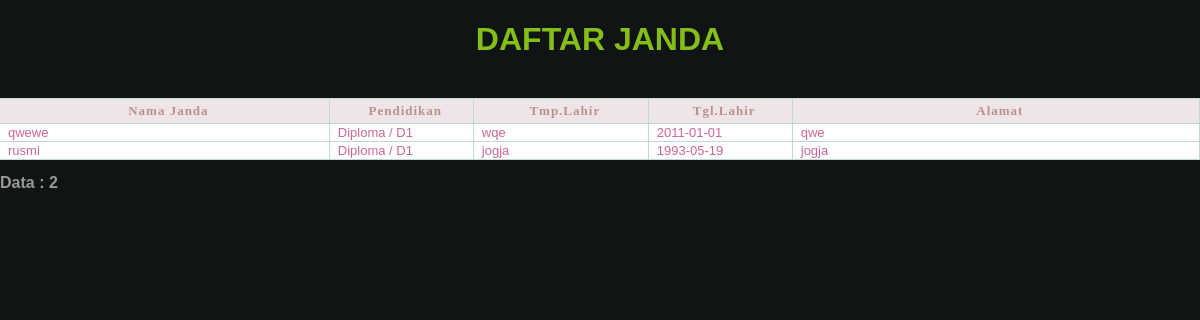
The app's page /pages/janda/LaporanJanda.php with its own data.
### tables this page shows
CREATE TABLE `janda` (
  `id` int(11) NOT NULL auto_increment,
  `nama` varchar(50) NOT NULL,
  `pendidikan` varchar(30) NOT NULL,
  `tmp_lahir` varchar(20) NOT NULL,
  `tgl_lahir` date NOT NULL,
  `alamat` varchar(50) NOT NULL,
  PRIMARY KEY  (`id`)
);

### conf/conf.php (called while the page is built, shortened)
<?php
    $db_name        ="masjid";
     function bukaquery($sql)
	 {
       $result=mysql_query($sql)
        or die(mysql_error()."<br/><font color=red><b>Gagal</b> menjalankan perintah query !");
        return $result;
     }
?>

### pages/janda/LaporanJanda.php (the view)
<?php
 include '../../conf/conf.php';
?>
<html>
    <head>
        <link href="../../css/default.css" rel="stylesheet" type="text/css" />
    </head>
    <body>
    <?php
        $keyword=$_GET['keyword'];
        $_sql = "select id, nama, pendidikan, tmp_lahir, tgl_lahir, alamat
                 from janda
                 where
                 nama like '%".$keyword."%' or
                 pendidikan like '%".$keyword."%' or
                 tmp_lahir like '%".$keyword."%' or
                 tgl_lahir like '%".$keyword."%' or
                 alamat like '%".$keyword."%'
                 order by nama ASC  ";
        $hasil=bukaquery($_sql);
        $jumlah=mysql_num_rows($hasil);
        if(mysql_num_rows($hasil)!=0) {
            echo "<table width='100%'  border='0' align='center' cellpadding='0' cellspacing='0' class='tbl_form'>
				<caption><h1 class=title>DAFTAR JANDA</h1><br></caption>
                    <tr class='head'>
                                <td width='200px'><div align='center'><font size='2' face='Verdana'><strong>Nama Janda</strong></font></div></td>
                                 <td width='80px'><div align='center'><font size='2' face='Verdana'><strong>Pendidikan</strong></font></div></td>
                                 <td width='100px'><div align='center'><font size='2' face='Verdana'><strong>Tmp.Lahir</strong></font></div></td>
                                 <td width='80px'><div align='center'><font size='2' face='Verdana'><strong>Tgl.Lahir</strong></font></div></td>
                                 <td width='250px'><div align='center'><font size='2' face='Verdana'><strong>Alamat</strong></font></div></td>
                     </tr>";
                    while($baris = mysql_fetch_array($hasil)) {
                        echo "<tr class='isi'>
                                 <td>$baris[1]</td>
                                 <td>$baris[2]</td>
                                 <td>$baris[3]</td>
                                 <td>$baris[4]</td>
                                 <td>$baris[5]</td>
                               </tr>";
                    }
            echo "</table><br><font color='999999' size='3'> <b>Data : $jumlah</b></font>";
        }
    ?>
    </body>
</html>

### css/default.css (style rules this page uses)
body { font-family:Arial, Helvetica, sans-serif; font-size:12px; background: #101415; margin: 0; padding: 0; color: #000000; }
h1 { color:#84be19; }
.head td { font: bold 13px "Tahoma", Arial, Helvetica, sans-serif; color: #BC8F8F; border-right: 1px solid #C1DAD7; border-bottom: 1px solid #C1DAD7; border-top: 1px solid #C1DAD7; letter-spacing: 1px; padding: 4px 2px 4px 10px; background: #eee6e6 ; }
.isi td { border-right: 1px solid #C1DAD7; border-bottom: 1px solid #C1DAD7; background: #ffffff; padding-top:1px; padding-bottom:1px; padding-left:8px; padding-right:8px; color:#CC6699; font: 13px tahoma, Arial, Helvetica, sans-serif; }

### records on screen
janda: nama "qwewe", pendidikan "Diploma / D1", tmp_lahir "wqe", tgl_lahir "2011-01-01", alamat "qwe"
janda: nama "rusmi", pendidikan "Diploma / D1", tmp_lahir "jogja", tgl_lahir "1993-05-19", alamat "jogja"

### other values on screen
$jumlah "2"
